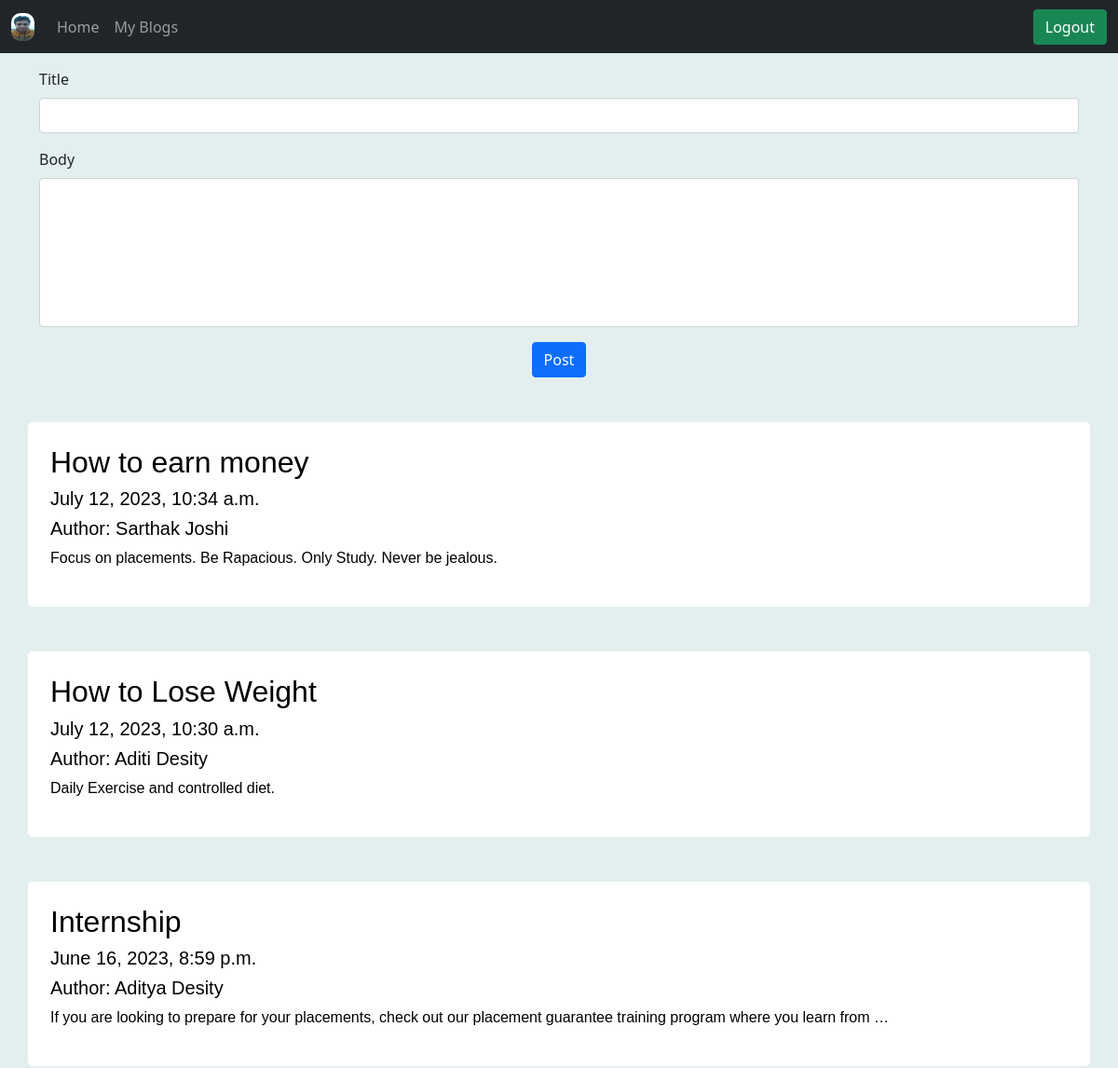
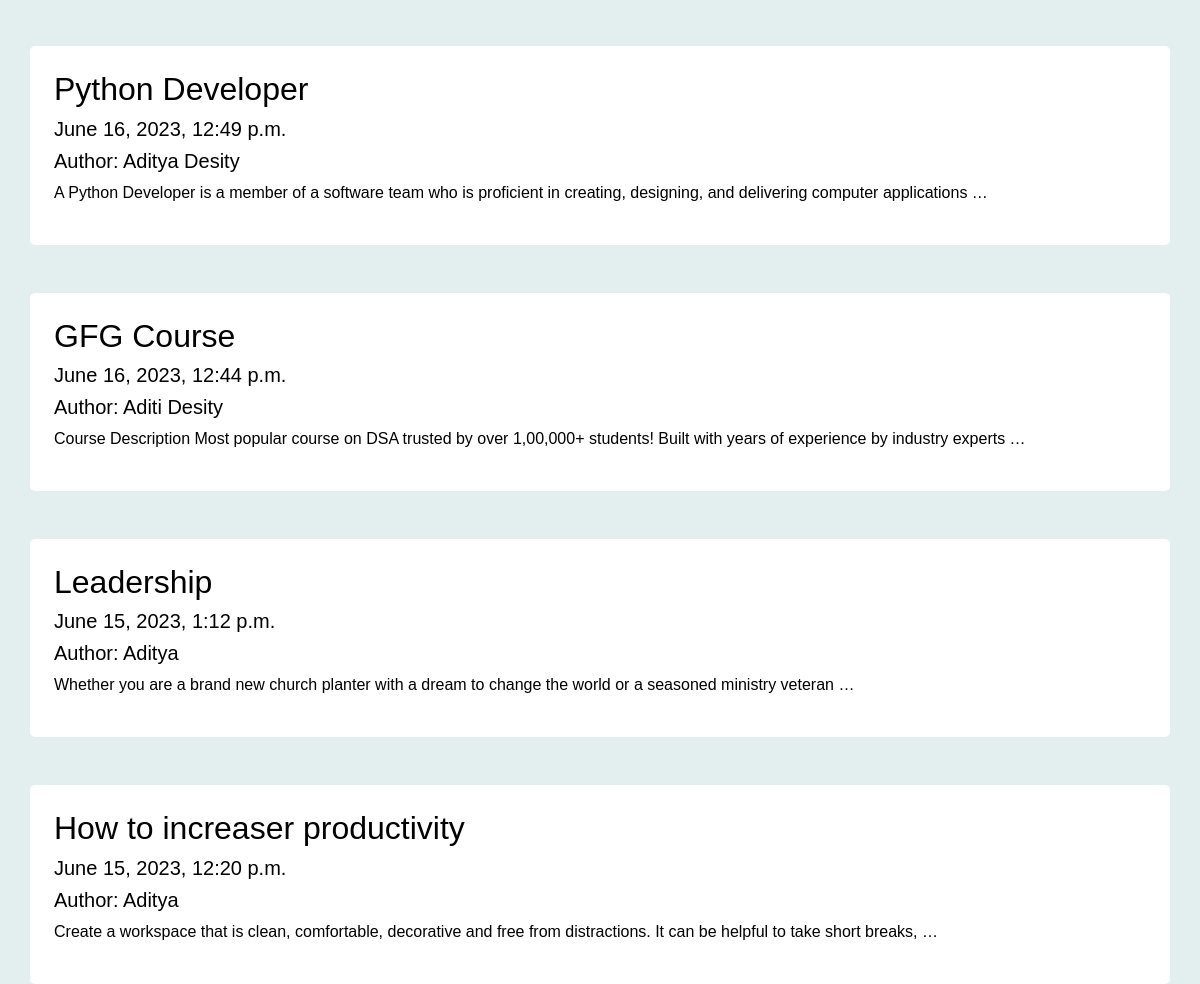
The app's page / (signed in) with its own data (2 pictures, top to bottom).
### blog/models.py (models this page shows, shortened)
class Author(models.Model):
    user = models.OneToOneField(User,on_delete=models.CASCADE,null=True)
    name = models.CharField(max_length=100)
    image = models.ImageField(upload_to='authors', null=True)

class Post(models.Model):
    author = models.ForeignKey(Author,on_delete=models.CASCADE,null=True)
    title = models.CharField(max_length=100)
    body = models.CharField(max_length=1000)
    created_at = models.DateTimeField(default=dt.now, blank=True)

### blog/views.py (the view)
# urls.py: 2. Add a URL to urlpatterns:  path('', views.home, name='home')
def home(request):
    posts = Post.objects.all()
    print(posts)
    if request.user.is_authenticated:
        author = Author.objects.filter(user=request.user)
        return render(request,'home.html',{'posts':posts, 'author':author[0]})
    return render(request,'home.html',{'posts':posts, 'author':None})

### templates/home.html (shortened to what this page needs)
{% extends 'base.html' %}
{% block content %}
{% for post  in posts reversed %}
<div class="container mt-5 p-4 " style='border-radius: 5px;font-family: Arial;background-color:white;'>
    <a style="text-decoration: none; color: black;" href="/posts/{{post.id}}">
      <h2>{{post.title}}</h2>
      <h5>{{post.created_at}}</h5>
      <h5>Author: {{post.author.name}}</h5>
      <p>{{post.body|truncatewords:20}}</p>
    </a>
  </div>
{% endfor %}
{% endblock content %}

### templates/base.html (shortened to what this page needs)
{% load static %}
<!DOCTYPE html>
<html lang="en">
<head>
    <link href="https://cdn.jsdelivr.net/npm/bootstrap@5.0.2/dist/css/bootstrap.min.css" rel="stylesheet">
</head>
<body>
    <nav class="navbar navbar-expand-lg navbar-dark bg-dark">
        <div class="container-fluid">
          {% if request.user.is_authenticated %}
              <a class="navbar-brand" href="author/{{author.id}}">
                <img src="{{author.image.url}}" alt="" width="25" height="30" class="d-inline-block align-text-top" style="border-radius: 10px;">
              </a>
          {% else %}
              <a class="navbar-brand" href="/">Bloggers.com</a>
          {% endif %}
          <div class="collapse navbar-collapse" id="navbarSupportedContent">
            <ul class="navbar-nav me-auto mb-2 mb-lg-0">
              <li class="nav-item">
                <a class="nav-link" aria-current="page" href={% url "home" %}>Home</a>
              </li>
              <li class="nav-item">
                {% if request.user.is_authenticated %}
                <a class="nav-link" href={% url 'my_blogs' %}>My Blogs</a>
                {% else %}
                <a class="nav-link" href={% url 'login_page' %}>Write a Blog</a>
                {% endif %}
              </li>
            </ul>
            <button class="btn btn-success" type="submit">
                {% if request.user.is_authenticated %}
                <a href={% url 'logout_page'%} style="text-decoration:none;color:white;">Logout</a>
                {% else %}
                <a href={% url 'login_page'%} style="text-decoration:none;color:white;">Login</a>
                {% endif %}
              </button>
          </div>
        </div>
      </nav>
  {%block add%}
  {% if request.user.is_authenticated %}
  <div class="container mt-3">
    <form action={% url 'add-blog' %} method="post">
      <div class="mb-3">
        <label for="exampleInputEmail1" class="form-label">Title</label>
        <input type="text" class="form-control" id="exampleInputEmail1" aria-describedby="emailHelp" name="title" required>
      </div>
      <div class="mb-3">
        <label for="exampleInputEmail1" class="form-label">Body</label><br>
        <input type="text" class="form-control" id="exampleInputEmail1" aria-describedby="emailHelp" name="body" style="height: 20vh;" required>
      </div>
    <center><button type="submit" class="btn btn-primary" >Post</button>  </center>
    </form>
  </div>
  {% endif %}
  {% endblock %}
  {% block content %}
  {% endblock content %}
</body>
</html>

### templates/base.html (style rules this page uses)
body { background-color:rgb(227, 239, 239); margin: 0px; padding: 0px; }

### records on screen
Author: image (picture)
Post: title "How to earn money", created_at "July 12, 2023, 10:34 a.m.", author.name "Sarthak Joshi", body "Focus on placements. Be Rapacious. Only Study. Never be jealous."
Post: title "How to Lose Weight", created_at "July 12, 2023, 10:30 a.m.", author.name "Aditi Desity", body "Daily Exercise and controlled diet."
Post: title "Internship", created_at "June 16, 2023, 8:59 p.m.", author.name "Aditya Desity", body "If you are looking to prepare for your placements, check out our placement guarantee training program where you learn from …"
Post: title "Python Developer", created_at "June 16, 2023, 12:49 p.m.", author.name "Aditya Desity", body "A Python Developer is a member of a software team who is proficient in creating, designing, and delivering computer applications …"
Post: title "GFG Course", created_at "June 16, 2023, 12:44 p.m.", author.name "Aditi Desity", body "Course Description Most popular course on DSA trusted by over 1,00,000+ students! Built with years of experience by industry experts …"
Post: title "Leadership", created_at "June 15, 2023, 1:12 p.m.", author.name "Aditya", body "Whether you are a brand new church planter with a dream to change the world or a seasoned ministry veteran …"
Post: title "How to increaser productivity", created_at "June 15, 2023, 12:20 p.m.", author.name "Aditya", body "Create a workspace that is clean, comfortable, decorative and free from distractions. It can be helpful to take short breaks, …"
